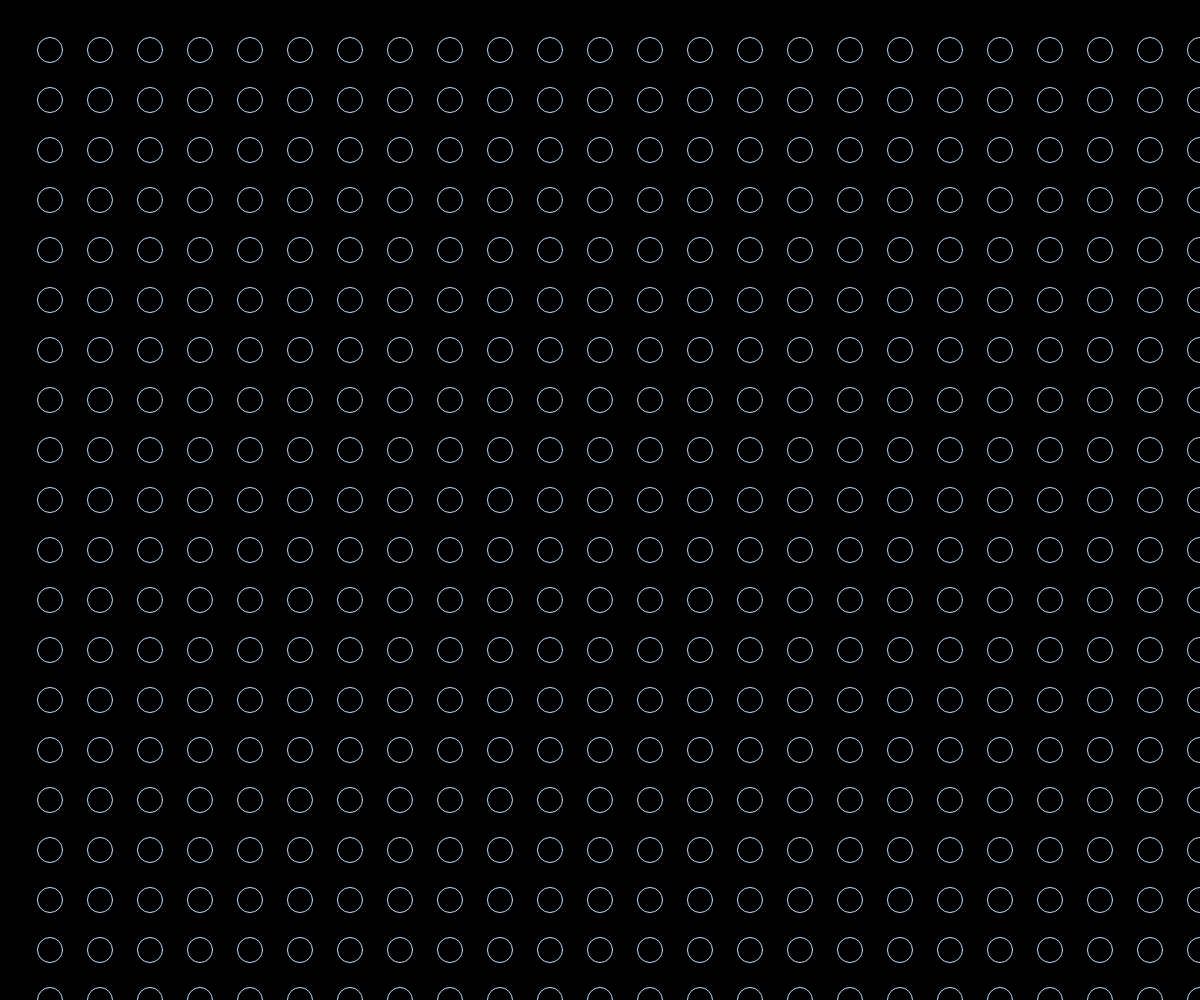
Frame 1 (no input)
Frame 60 (no input): identical to frame 1, image omitted
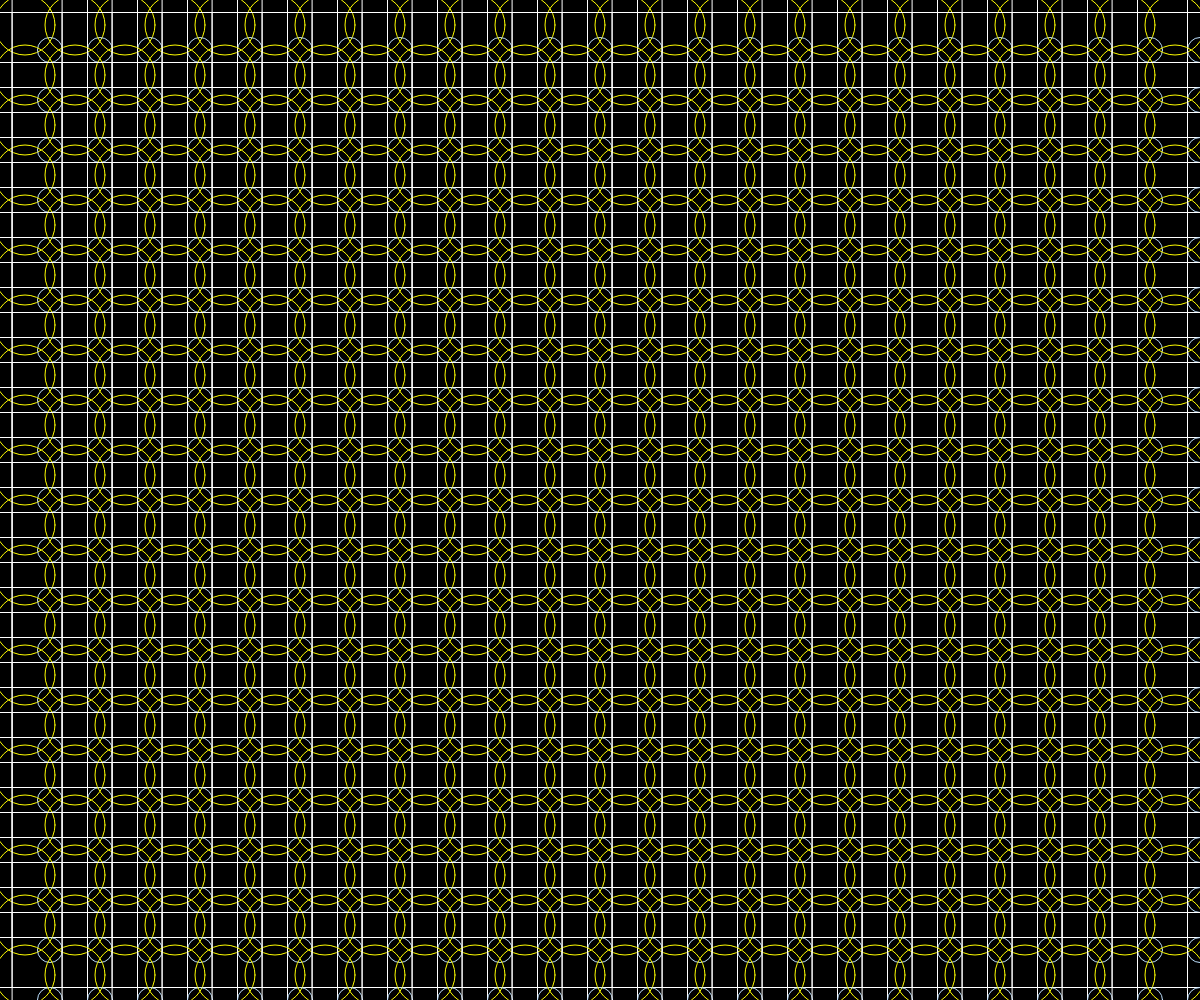
Frame 120 (the mouse pressed at the canvas centre since frame 60)

The p5.js sketch that drew these frames (run headless with seeded random() and noise() and a simulated clock; from frame 60 on, the mouse is pressed at the canvas centre):

// p5.js sketch
// ── sketch.js
function setup() {
  createCanvas(windowWidth, windowHeight);
}

function draw() {
  rectMode(CENTER)//設定方塊座標點以中心為座標
  background(0);//背景顏色為黑色
  noFill()//不充滿顏色
  stroke(255)//寬線的顏色
 
var w=mouseX/10
 for(var j=0;j<height/50;j++)
 {
 for(var i=0;i<width/50;i++)//i++=i+1
 {
  stroke(255,255,0)
  ellipse(25+50*i,25+50*j,mouseX/10)//座標(25,25),產生一個50直徑的圓
  stroke(255)
  rect(25+50*i,25+50*j,mouseY/4)
  stroke("#bde0fe")
  ellipse(50+50*i,50+50*j,25)//右下角小圓
 }
}
}
